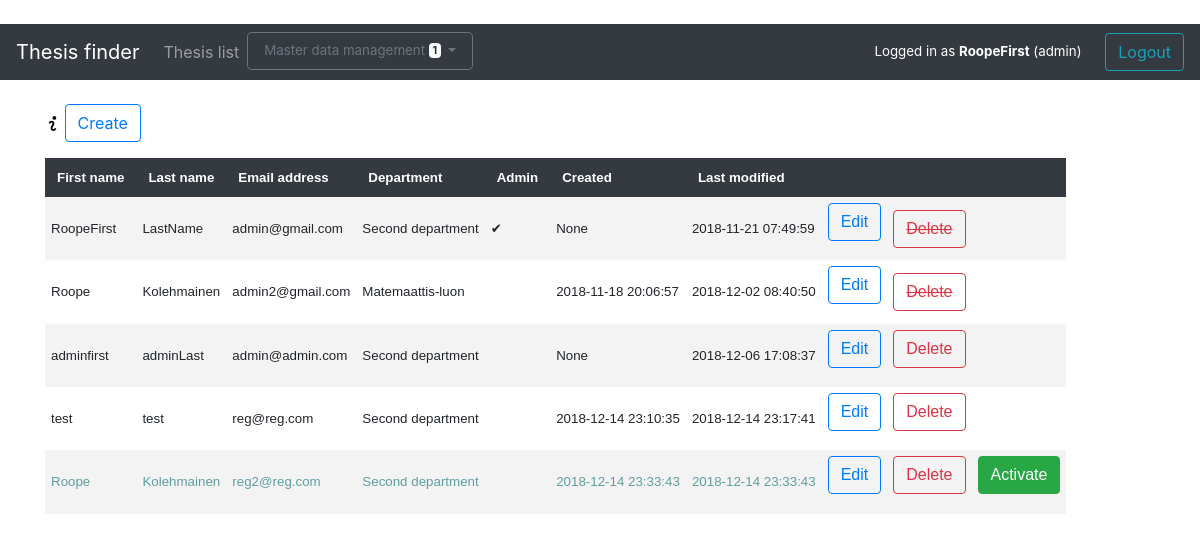
Page /account (signed in) on the committed database.
### application/auth/models.py (models this page shows, shortened)
class User(Base):
    __tablename__ = "account"
    userID = db.Column(db.String(100), primary_key=True, nullable=False)
    firstName = db.Column(db.String(144), nullable=False)
    lastName = db.Column(db.String(144), nullable=False)
    password = db.Column(db.String(144), nullable=False)
    admin = db.Column(db.Integer) # Kept as integer for future admin role types
    inactive = db.Column(db.Boolean)
    department = db.Column(db.Integer, db.ForeignKey('department.departmentID'),
                           nullable=True)
    theses = db.relationship("Thesis", backref='account', lazy=True)

### application/departments/models.py (models this page shows, shortened)
class Dept(Base):
    __tablename__ = "department"
    departmentID = db.Column(db.Integer, primary_key=True)
    name = db.Column(db.String(144), nullable=False)
    accounts = db.relationship("User", backref='user_department', lazy=True)

### application/auth/views.py (the view)
@app.route("/account", methods=["GET"])
def accounts_index():
    users =  User.query.outerjoin(Dept, User.department == Dept.departmentID).all()
    theses_users = Thesis.query.distinct(Thesis.userID)
    theses_users = [user.userID for user in theses_users]
    return render_template("auth/list.html", theses_users = theses_users, users = users)

### application/__init__.py (called while the page is built)
@login_manager.user_loader
def load_user(user_id):
    return User.query.get(user_id)

### application/templates/auth/list.html
{% extends "layout.html" %}
{% block body %}
<div class="container">
    {% if (current_user.admin) %}
    <p><img height="15px" width="15px" src="{{url_for('static', filename='info.svg')}}" data-toggle="tooltip" title="Double click row to display single user."
             data-placement="right"><img> <a class="btn btn-outline-primary" href=" {{ url_for('account_form') }} " role="button">Create</a></p>
    <table id="usertable">
        <tr>
            <th>First name</th>
            <th>Last name</th>
            <th>Email address</th>
            <th>Department</th>
            <th>Admin</th>
            <th>Created</th>
            <th>Last modified</th>
            <th colspan="3"></th>
        </tr>
        {% for user in users %}
        {% if user.inactive %}
        <tr id="{{user.userID}}" class="item" style="color:cadetblue">
        {% else %}
        <tr id="{{user.userID}}" class="item">
       {% endif %}
            <td>{{ user.firstName }}</td>
            <td>{{ user.lastName }}</td>
            <td>{{ user.userID }}</td>
            <td>{{ user.user_department.name}}</td>
            <td>{% if user.admin == 1 %}&#10004;{% endif %}</td>
            <td>{{ user.createdOn }}</td>
            <td>{{ user.modifiedOn }}</td>
            <td>
                <form method="GET" action="{{ url_for('account_edit', account_id=user.userID) }}">
                    <input class="btn btn-outline-primary" type="submit" value="Edit">
                </form>
            </td>
            <td>
                {% if user.userID in theses_users %}
                <a tabindex="0" class="btn btn-outline-danger" role="button" data-toggle="popover" data-trigger="focus" data-content="User is supervisor to theses and cannot be deleted">
                    <s>Delete</s></a>
                {% else %}
                <form method="POST" action="{{url_for('user_delete', account_id=user.userID)}}">
                    <input class="btn btn-outline-danger" type="submit" value="Delete">
                </form>
                {% endif %}
            </td>
            <td>{% if user.inactive %}
                <form method="POST" action="{{url_for('user_activate', account_id=user.userID)}}">
                        <input class="btn btn-success" type="submit" value="Activate">
                    </form>
                {% endif %}</td>
        </tr>
        {% endfor %}
        {% endif %}
    </table>
</div>
    {% endblock %}

### application/templates/layout.html (shortened to what this page needs)
﻿<!DOCTYPE html>
<html>
<head>
    <link rel="stylesheet" href="https://maxcdn.bootstrapcdn.com/bootstrap/4.0.0/css/bootstrap.min.css"
>
    <link rel="stylesheet" href="{{url_for('static', filename='chosen/chosen.css')}}">
</head>
<body>
    <nav class="navbar navbar-expand-md navbar-dark bg-dark mb-4">
        <a class="navbar-brand" href="/">Thesis finder</a>
        <div class="collapse navbar-collapse" id="navbarCollapse">
            <ul class="navbar-nav mr-auto">
                <li class="nav-item">
                    <a class="nav-link" href="{{ url_for('theses_index') }} ">Thesis list</a>
                </li>
                {% if current_user.admin %}
                <li class="nav-item">
                    <div class="dropdown">
                        <button class="btn btn-outline-secondary btn-lg dropdown-toggle" type="button" id="dropdownMenuButton"
                            data-toggle="dropdown" aria-haspopup="true" aria-expanded="false">
                            Master data management <span class="badge badge-light">{% if inactive_users == 0 %}{% else %}{{inactive_users}}{% endif %}</span>
                        </button>
                    </div>
                </li>
                {% endif %}
            </ul>
            <div class="login">
                {% if current_user.is_authenticated %}
                Logged in as <b>{{ current_user.firstName }}</b>
                {% if current_user.admin %}
                (admin)
                {% else %}
                (supervisor)<span style="display:inline-block; width: 20px;"></span>
                {% endif %}
                <a class="btn btn-outline-info" href="{{ url_for('auth_logout') }}" role="button">Logout</a>
                {% else %}
                <a class="btn btn-outline-info" href="{{ url_for('auth_login') }}" role="button">Login</a>
                {% endif %}
            </div>
        </div>
    </nav>
    <main role="main" class="container-fluid">
        {% block body %}{% endblock %}
    </main>
</body>
</html>

### application/templates/layout.html (style rules this page uses)
table { font-family: arial, sans-serif; border-collapse: collapse; font-size: smaller; display: inline-block; overflow-x: auto; white-space: nowrap; }
th { color: #ffffff; background-color: #343a40; text-align: left; padding: 12px; }
td { text-align: left; padding: 6px; }
tr:nth-child(even) { background-color: #f3f3f3; }
.login { color: #ffffff }
.btn-outline-secondary { font-size: smaller; }
.login { font-size:smaller; }

### rows in the picture
User: firstName "RoopeFirst", lastName "LastName", userID "admin@gmail.com", user_department.name "Second department", createdOn "None", modifiedOn "2018-11-21 07:49:59", shows "Delete"
User: firstName "Roope", lastName "Kolehmainen", userID "admin2@gmail.com", user_department.name "Matemaattis-luon", createdOn "2018-11-18 20:06:57", modifiedOn "2018-12-02 08:40:50", shows "Delete"
User: firstName "adminfirst", lastName "adminLast", userID "admin@admin.com", user_department.name "Second department", createdOn "None", modifiedOn "2018-12-06 17:08:37"
User: firstName "test", lastName "test", userID "reg@reg.com", user_department.name "Second department", createdOn "2018-12-14 23:10:35", modifiedOn "2018-12-14 23:17:41"
User: firstName "Roope", lastName "Kolehmainen", userID "reg2@reg.com", user_department.name "Second department", createdOn "2018-12-14 23:33:43", modifiedOn "2018-12-14 23:33:43"

### other values in the picture
{{ inactive_users }} "1"
